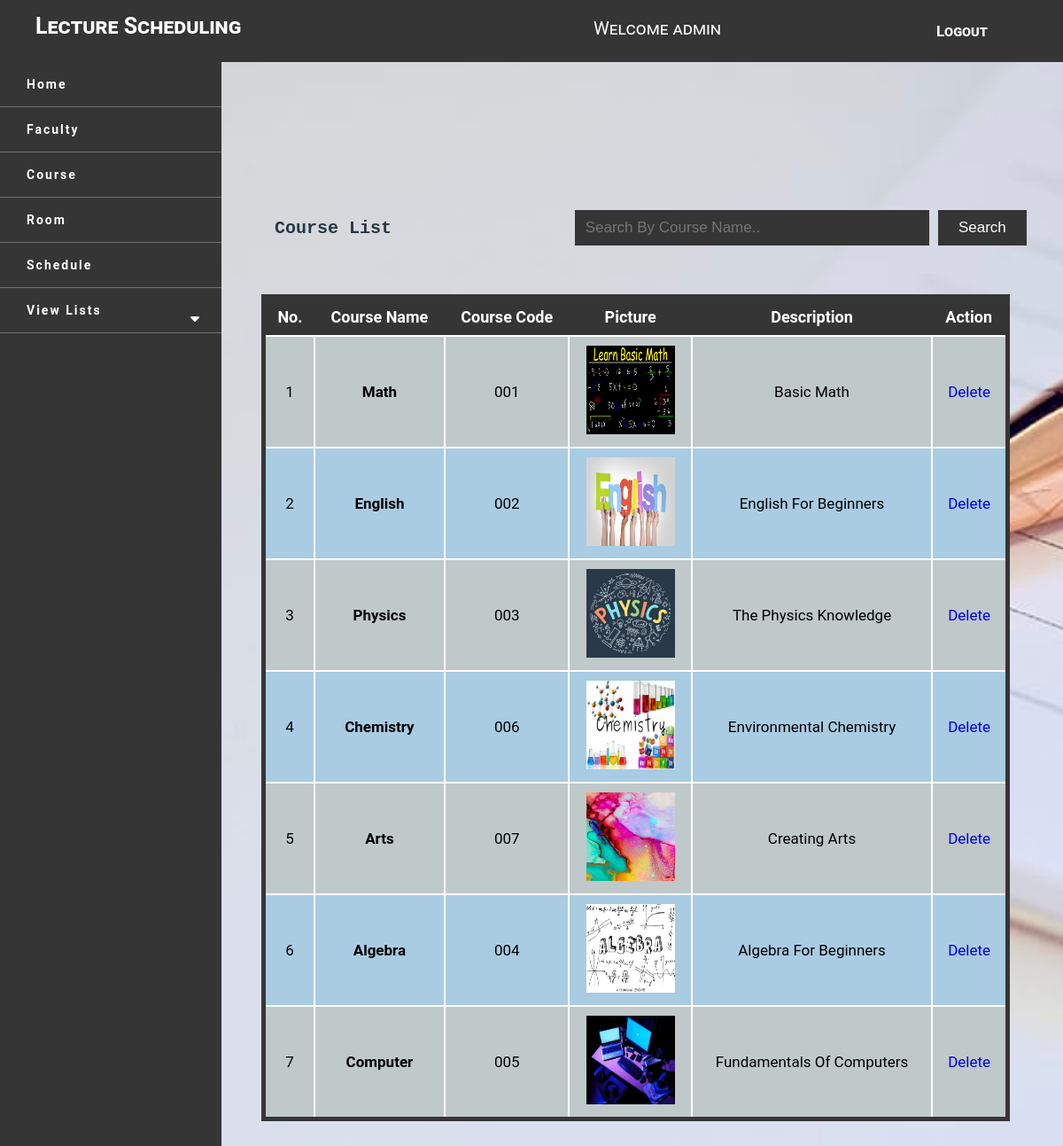
The app's page /admin/listcourse.php (signed in) with its own data.
### tables this page shows
CREATE TABLE `course` (
  `c_id` int(11) NOT NULL,
  `c_name` varchar(255) NOT NULL,
  `c_description` varchar(3000) NOT NULL,
  `c_pic` varchar(255) NOT NULL,
  `c_code` varchar(255) NOT NULL
);

### admin/listcourse.php (the view, shortened to what this page needs)
<?php
include 'include/navbar.php';
$sr = 1;
if (isset($_POST['search'])) {
    $searchKey = $_POST['search'];
    $show_op =  "SELECT * FROM course WHERE c_name LIKE '%$searchKey%'";
} else {
    $show_op = "SELECT * FROM course";
    $searchKey = "";
}
$result = mysqli_query($con, $show_op); ?>
<div class="form_list">
    <table class="view_list">
        <tr>
            <td>
                <h2>Course List</h2>
            </td>
            <td>
                <form action="" method="post">
                    <input type="text" name="search" size="50" height="20" placeholder="Search By Course Name.." autocomplete="off" class="search"value="<?php echo $searchKey ?>">
                    <input type="button" name="search" value="Search" class="se_button">
                </form>
            </td>
        </tr>
    </table>
<div class="view" style="margin-top: -0px;">
    <table class="display">
        <tr>
            <th>No.</th>
            <th>Course Name</th>
            <th>Course Code</th>
            <th>Picture</th>
            <th>Description</th>
            <th>Action</th>
        </tr>
        <?php
        $total  = mysqli_num_rows($result);
        if ($total > 0) {
            while ($res = mysqli_fetch_array($result)) {
        ?>
                <tr>
                    <td><?php echo $sr; ?></td>
                    <td style="text-transform: capitalize;"><b><?php echo $res['c_name'] ?></b></td>
                    <td><?php echo $res['c_code'] ?></td>
                    <td><img class="pic_upload" src="<?php echo $res['c_pic']; ?>" alt=""></td>
                    <td style="text-transform: capitalize;"><?php echo $res['c_description'] ?></td>
                    <td><a href="deletecourse.php?c_id=<?php echo $res['c_id']; ?>""> Delete
                    </td>
        <?php
                $sr++;
            }
        } else {
            echo "<tr><td colspan=\"8\" style=\"font-weight:bold; height: 50px; color:red; text-align:center;font-size:24px;\"> No Course Add Yet</td></tr>";
        }
        ?>
    </table>
</div></div>
</div>

### admin/include/navbar.php (shortened to what this page needs)
<?php
include '../include/config.php';
$userprofile = $_SESSION['a_name'];
$pro = "SELECT * FROM `admin` WHERE `a_name` = '$userprofile'";
$sql = mysqli_query($con, $pro);
$result = mysqli_fetch_assoc($sql);
$a_name = $result['a_name'];
?>
<!DOCTYPE html>
<html>
<head>
    <link href="../fonts/css/all.css" rel="stylesheet" type="text/css" media="all" />
    <link rel="stylesheet" type="text/css" href="../css/style.css">
</head>
<body style="  background: url('../img/bg.jpg') fixed center;
    background-size: cover;">
    <nav class="stick">
    <h1>Lecture Scheduling</h1>
    <div class="navmid">
        Welcome <?php echo $a_name; ?>
    </div>
        <div class="std_detail">
           <ul>
               <li><a href="../include/logout.php">Logout</a></li>
           </ul>
        </div>
    </nav>
    <div class="sidebar">
        <ul>
            <li><a href="index.php">Home</a></li>
            <li><a href="addfaculty.php">Faculty</a></li>
            <li><a href="addcourse.php" class="pro_btn">Course</a>
            <li><a href="addroom.php" class="pro_btn">Room</a>
            <li><a href="schedule.php" class="pro_btn">Schedule</a>
            <li><a href="#" class="pro_btn">View Lists</a>
                <span class="fas fa-caret-down second"></span>
            </li>
        </ul>
    </div>
    <div class="main">
    <body>

### css/style.css (style rules this page uses)
* { padding: 0; margin: 0; font-size: 17px; box-sizing: border-box; opacity: 1; }
body { font-family: "Roboto", sans-serif; }
nav { background: rgb(54, 53, 53); color: white; position: fixed; top: 0; left: 0; width: 100%; height: 70px; opacity: 0.8; font-variant: small-caps; z-index: 1; }
.stick { background: rgb(54, 53, 53); opacity: 1; }
nav h1 { position: absolute; top: 15px; left: 40px; font-size: 25px; }
nav .std_detail { float: right; position: absolute; top: 10px; right: 60px; font-size: 20px; color: white; }
nav .std_detail ul li a { color: white; padding: 10px; text-decoration: none; font-weight: 600; }
.display { margin-left: auto; margin-right: auto; color: white; border-collapse: collapse; font-size: 16px; padding: 5px; width: 90%; text-align: -webkit-center; }
.form_list { top: 18%; left: 20%; position: absolute; }
.view_list { width: 900px; margin-left: 50px; color: #273746; font-weight: 600; font-family: "Courier New", Courier, monospace; }
.view_list h2 { margin-left: 20px; font-size: 20px; font-weight: bold; }
.search { background: rgb(54, 53, 53); width: 400px; height: 40px; padding: 10px; color: white; border: 2px solid rgb(54, 53, 53); margin-left: 200px; text-transform: capitalize; }
.se_button { width: 100px; color: white; background: rgb(54, 53, 53); border: none; height: 40px; cursor: pointer; }
.sidebar { margin-top: 70px; position: fixed; width: 250px; height: 100%; background: rgb(54, 53, 53); padding-bottom: 100px; }
.sidebar ul li a { position: relative; display: flex; color: white; font-weight: bold; text-align: center; padding-left: 80px; text-decoration: none; line-height: 50px; letter-spacing: 2px; font-size: 14px; border-bottom: 1px solid rgb(247, 243, 243, 0.3); }
.sidebar ul li { position: relative; margin-left: -50px; }
.fa-caret-down { position: absolute; top: 50%; right: 20px; color: white; transform: translate(-50%); }
.std_detail ul { display: flex; margin: 15px; }
.std_detail li { list-style: none; margin-left: 70px; }
.main { margin-left: 250px; }
.pic_upload { width: 100px; height: 100px; }
.view { width: 90%; margin: auto; padding: 15px 5px; margin-left: 50px; }
.view table { margin: 40px auto; width: 100%; border: 5px solid rgb(54, 53, 53); }
.view table tr > th { background: rgb(54, 53, 53); padding: 10px; color: white; text-align: center; font-size: 18px; }
.view table tr > td { padding: 10px; text-align: center; color: black; border: 2px solid white; }
.view tr:nth-child(even) { background: #bfc9ca; }
.view tr:nth-child(odd) { background: #a9cce3; border: 2px solid white; }
table { margin-left: auto; margin-right: auto; color: white; border-collapse: collapse; font-size: 16px; padding: 5px; width: 90%; text-align: -webkit-center; padding: 10px; }
table input { width: 300px; height: 30px; padding: 5px; }
span { color: white; font-size: 16px; text-align: center; margin-left: 110px; }
.navmid { position: relative; top: 20px; left: 670px; font-size: 20px; }

### admin/listcourse.php (style rules this page uses)
td a { text-decoration: none; }

### records on screen
course: c_name "Math", c_code "001", c_pic (picture), c_description "Basic Math"
course: c_name "English", c_code "002", c_pic (picture), c_description "English For Beginners"
course: c_name "Physics", c_code "003", c_pic (picture), c_description "The Physics Knowledge"
course: c_name "Chemistry", c_code "006", c_pic (picture), c_description "Environmental Chemistry"
course: c_name "Arts", c_code "007", c_pic (picture), c_description "Creating Arts"
course: c_name "Algebra", c_code "004", c_pic (picture), c_description "Algebra For Beginners"
course: c_name "Computer", c_code "005", c_pic (picture), c_description "Fundamentals Of Computers"

### other values on screen
$a_name "admin"
